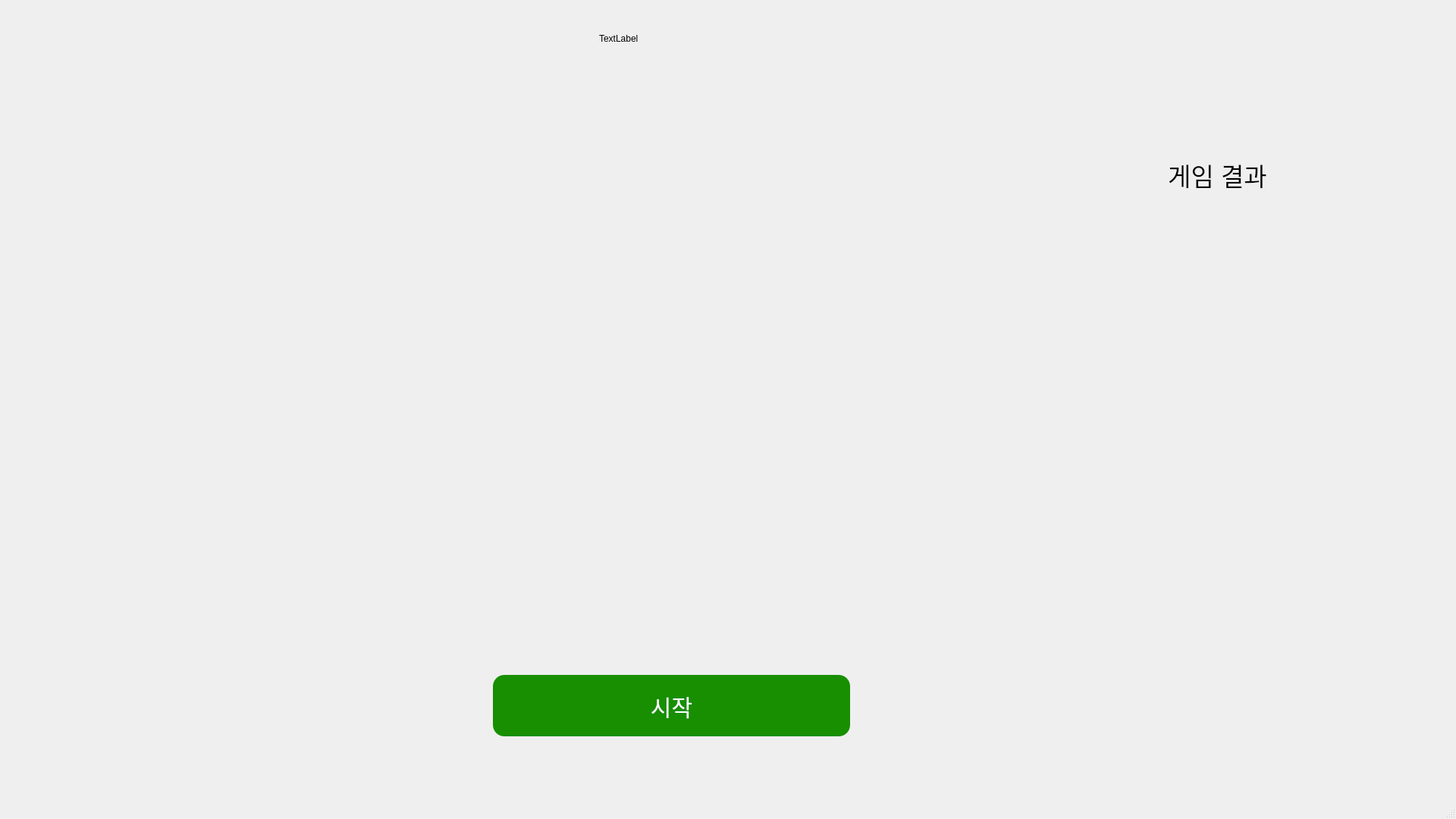
<?xml version="1.0" encoding="UTF-8"?>
<ui version="4.0">
 <class>MainWindow</class>
 <widget class="QMainWindow" name="MainWindow">
  <property name="geometry">
   <rect>
    <x>0</x>
    <y>0</y>
    <width>1920</width>
    <height>1080</height>
   </rect>
  </property>
  <property name="windowTitle">
   <string>MainWindow</string>
  </property>
  <widget class="QWidget" name="centralwidget">
   <widget class="QPushButton" name="start_button">
    <property name="geometry">
     <rect>
      <x>650</x>
      <y>890</y>
      <width>471</width>
      <height>81</height>
     </rect>
    </property>
    <property name="font">
     <font>
      <pointsize>-1</pointsize>
     </font>
    </property>
    <property name="styleSheet">
     <string notr="true">background-color: rgb(23,143,1);
color: white; 
font-size: 30px;   
border-radius: 15px; </string>
    </property>
    <property name="text">
     <string>시작</string>
    </property>
   </widget>
   <widget class="QLabel" name="main_cam">
    <property name="geometry">
     <rect>
      <x>10</x>
      <y>120</y>
      <width>361</width>
      <height>661</height>
     </rect>
    </property>
    <property name="text">
     <string/>
    </property>
   </widget>
   <widget class="QPushButton" name="back">
    <property name="geometry">
     <rect>
      <x>40</x>
      <y>10</y>
      <width>100</width>
      <height>100</height>
     </rect>
    </property>
    <property name="styleSheet">
     <string notr="true">background-image:url(./gui/main/image/HomeBTN.png);
border-style : solid;
border-width : 5px;</string>
    </property>
    <property name="text">
     <string/>
    </property>
   </widget>
   <widget class="QLabel" name="time_count">
    <property name="geometry">
     <rect>
      <x>1700</x>
      <y>160</y>
      <width>141</width>
      <height>61</height>
     </rect>
    </property>
    <property name="font">
     <font>
      <pointsize>20</pointsize>
     </font>
    </property>
    <property name="text">
     <string/>
    </property>
    <property name="alignment">
     <set>Qt::AlignCenter</set>
    </property>
   </widget>
   <widget class="QLabel" name="result">
    <property name="geometry">
     <rect>
      <x>910</x>
      <y>780</y>
      <width>871</width>
      <height>81</height>
     </rect>
    </property>
    <property name="font">
     <font>
      <pointsize>24</pointsize>
     </font>
    </property>
    <property name="text">
     <string/>
    </property>
    <property name="alignment">
     <set>Qt::AlignCenter</set>
    </property>
   </widget>
   <widget class="QWidget" name="gridLayoutWidget">
    <property name="geometry">
     <rect>
      <x>1320</x>
      <y>270</y>
      <width>581</width>
      <height>161</height>
     </rect>
    </property>
    <layout class="QGridLayout" name="gridLayout">
     <item row="0" column="1">
      <widget class="QLabel" name="result_label_2">
       <property name="font">
        <font>
         <pointsize>20</pointsize>
        </font>
       </property>
       <property name="text">
        <string/>
       </property>
       <property name="alignment">
        <set>Qt::AlignCenter</set>
       </property>
      </widget>
     </item>
     <item row="0" column="3">
      <widget class="QLabel" name="result_label_4">
       <property name="font">
        <font>
         <pointsize>20</pointsize>
        </font>
       </property>
       <property name="text">
        <string/>
       </property>
       <property name="alignment">
        <set>Qt::AlignCenter</set>
       </property>
      </widget>
     </item>
     <item row="0" column="2">
      <widget class="QLabel" name="result_label_3">
       <property name="font">
        <font>
         <pointsize>20</pointsize>
        </font>
       </property>
       <property name="text">
        <string/>
       </property>
       <property name="alignment">
        <set>Qt::AlignCenter</set>
       </property>
      </widget>
     </item>
     <item row="0" column="4">
      <widget class="QLabel" name="result_label_5">
       <property name="font">
        <font>
         <pointsize>20</pointsize>
        </font>
       </property>
       <property name="text">
        <string/>
       </property>
       <property name="alignment">
        <set>Qt::AlignCenter</set>
       </property>
      </widget>
     </item>
     <item row="1" column="1">
      <widget class="QLabel" name="result_2">
       <property name="font">
        <font>
         <pointsize>20</pointsize>
        </font>
       </property>
       <property name="text">
        <string/>
       </property>
       <property name="alignment">
        <set>Qt::AlignCenter</set>
       </property>
      </widget>
     </item>
     <item row="1" column="2">
      <widget class="QLabel" name="result_3">
       <property name="font">
        <font>
         <pointsize>20</pointsize>
        </font>
       </property>
       <property name="text">
        <string/>
       </property>
       <property name="alignment">
        <set>Qt::AlignCenter</set>
       </property>
      </widget>
     </item>
     <item row="1" column="4">
      <widget class="QLabel" name="result_5">
       <property name="font">
        <font>
         <pointsize>20</pointsize>
        </font>
       </property>
       <property name="text">
        <string/>
       </property>
       <property name="alignment">
        <set>Qt::AlignCenter</set>
       </property>
      </widget>
     </item>
     <item row="1" column="0">
      <widget class="QLabel" name="result_1">
       <property name="font">
        <font>
         <pointsize>20</pointsize>
        </font>
       </property>
       <property name="text">
        <string/>
       </property>
       <property name="alignment">
        <set>Qt::AlignCenter</set>
       </property>
      </widget>
     </item>
     <item row="0" column="0">
      <widget class="QLabel" name="result_label_1">
       <property name="font">
        <font>
         <pointsize>20</pointsize>
        </font>
       </property>
       <property name="text">
        <string/>
       </property>
       <property name="alignment">
        <set>Qt::AlignCenter</set>
       </property>
      </widget>
     </item>
     <item row="1" column="3">
      <widget class="QLabel" name="result_4">
       <property name="font">
        <font>
         <pointsize>20</pointsize>
        </font>
       </property>
       <property name="text">
        <string/>
       </property>
       <property name="alignment">
        <set>Qt::AlignCenter</set>
       </property>
      </widget>
     </item>
    </layout>
   </widget>
   <widget class="QLabel" name="label_7">
    <property name="geometry">
     <rect>
      <x>1540</x>
      <y>200</y>
      <width>131</width>
      <height>61</height>
     </rect>
    </property>
    <property name="font">
     <font>
      <pointsize>25</pointsize>
     </font>
    </property>
    <property name="text">
     <string>게임 결과</string>
    </property>
    <property name="alignment">
     <set>Qt::AlignCenter</set>
    </property>
   </widget>
   <widget class="QWidget" name="gridLayoutWidget_2">
    <property name="geometry">
     <rect>
      <x>1320</x>
      <y>470</y>
      <width>581</width>
      <height>161</height>
     </rect>
    </property>
    <layout class="QGridLayout" name="gridLayout_2">
     <item row="0" column="0">
      <widget class="QLabel" name="result_label_6">
       <property name="font">
        <font>
         <pointsize>20</pointsize>
        </font>
       </property>
       <property name="text">
        <string/>
       </property>
       <property name="alignment">
        <set>Qt::AlignCenter</set>
       </property>
      </widget>
     </item>
     <item row="1" column="3">
      <widget class="QLabel" name="result_9">
       <property name="font">
        <font>
         <pointsize>20</pointsize>
        </font>
       </property>
       <property name="text">
        <string/>
       </property>
       <property name="alignment">
        <set>Qt::AlignCenter</set>
       </property>
      </widget>
     </item>
     <item row="1" column="2">
      <widget class="QLabel" name="result_8">
       <property name="font">
        <font>
         <pointsize>20</pointsize>
        </font>
       </property>
       <property name="text">
        <string/>
       </property>
       <property name="alignment">
        <set>Qt::AlignCenter</set>
       </property>
      </widget>
     </item>
     <item row="0" column="3">
      <widget class="QLabel" name="result_label_9">
       <property name="font">
        <font>
         <pointsize>20</pointsize>
        </font>
       </property>
       <property name="text">
        <string/>
       </property>
       <property name="alignment">
        <set>Qt::AlignCenter</set>
       </property>
      </widget>
     </item>
     <item row="1" column="4">
      <widget class="QLabel" name="result_10">
       <property name="font">
        <font>
         <pointsize>20</pointsize>
        </font>
       </property>
       <property name="text">
        <string/>
       </property>
       <property name="alignment">
        <set>Qt::AlignCenter</set>
       </property>
      </widget>
     </item>
     <item row="0" column="4">
      <widget class="QLabel" name="result_label_10">
       <property name="font">
        <font>
         <pointsize>20</pointsize>
        </font>
       </property>
       <property name="text">
        <string/>
       </property>
       <property name="alignment">
        <set>Qt::AlignCenter</set>
       </property>
      </widget>
     </item>
     <item row="0" column="1">
      <widget class="QLabel" name="result_label_7">
       <property name="font">
        <font>
         <pointsize>20</pointsize>
        </font>
       </property>
       <property name="text">
        <string/>
       </property>
       <property name="alignment">
        <set>Qt::AlignCenter</set>
       </property>
      </widget>
     </item>
     <item row="1" column="1">
      <widget class="QLabel" name="result_7">
       <property name="font">
        <font>
         <pointsize>20</pointsize>
        </font>
       </property>
       <property name="text">
        <string/>
       </property>
       <property name="alignment">
        <set>Qt::AlignCenter</set>
       </property>
      </widget>
     </item>
     <item row="0" column="2">
      <widget class="QLabel" name="result_label_8">
       <property name="font">
        <font>
         <pointsize>20</pointsize>
        </font>
       </property>
       <property name="text">
        <string/>
       </property>
       <property name="alignment">
        <set>Qt::AlignCenter</set>
       </property>
      </widget>
     </item>
     <item row="1" column="0">
      <widget class="QLabel" name="result_6">
       <property name="font">
        <font>
         <pointsize>20</pointsize>
        </font>
       </property>
       <property name="text">
        <string/>
       </property>
       <property name="alignment">
        <set>Qt::AlignCenter</set>
       </property>
      </widget>
     </item>
    </layout>
   </widget>
   <widget class="QWidget" name="game_board" native="true">
    <property name="geometry">
     <rect>
      <x>740</x>
      <y>280</y>
      <width>301</width>
      <height>351</height>
     </rect>
    </property>
   </widget>
   <widget class="QLabel" name="logo">
    <property name="geometry">
     <rect>
      <x>790</x>
      <y>20</y>
      <width>271</width>
      <height>61</height>
     </rect>
    </property>
    <property name="text">
     <string>TextLabel</string>
    </property>
   </widget>
  </widget>
  <widget class="QMenuBar" name="menubar">
   <property name="geometry">
    <rect>
     <x>0</x>
     <y>0</y>
     <width>1920</width>
     <height>28</height>
    </rect>
   </property>
  </widget>
  <widget class="QStatusBar" name="statusbar"/>
 </widget>
 <resources/>
 <connections/>
</ui>
